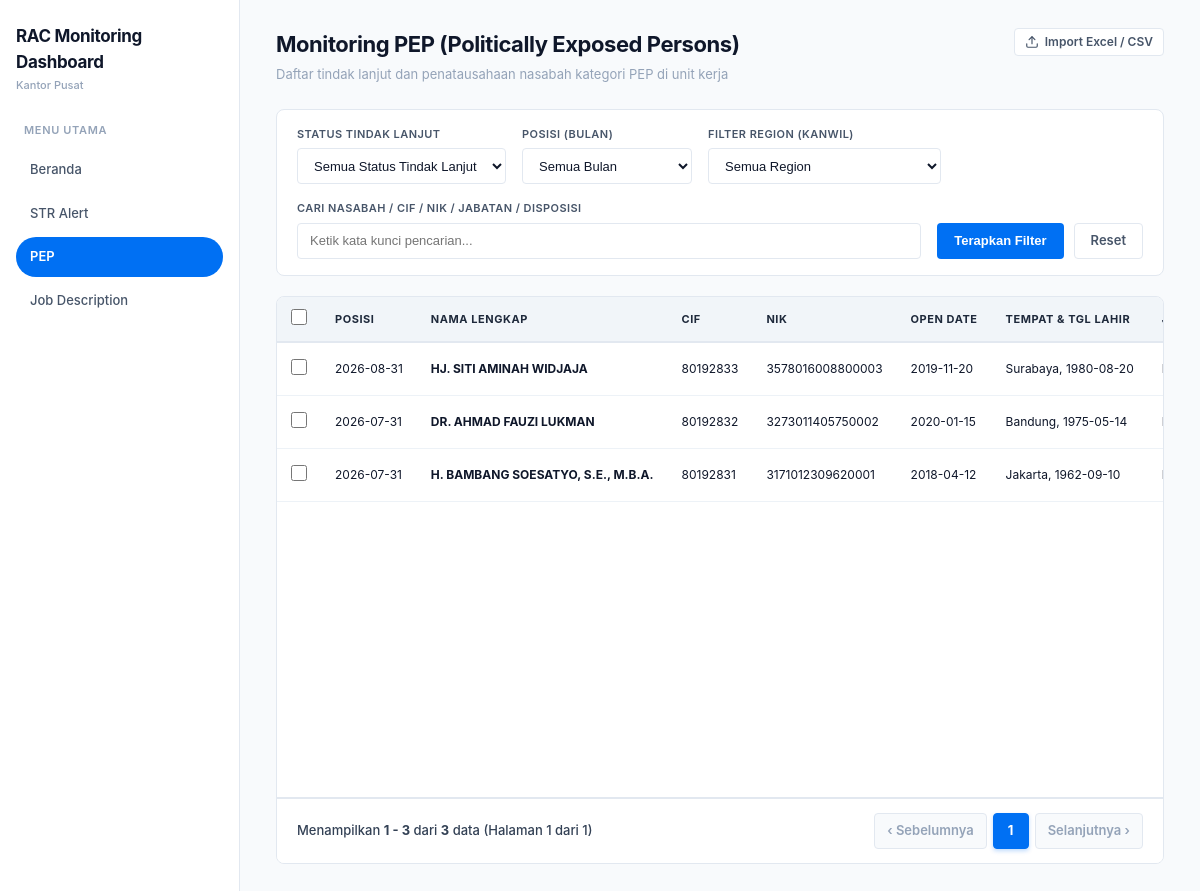
Screenshot of /pep.php with the database file from the repository.
### tables this page shows
CREATE TABLE IF NOT EXISTS `pep_alerts` (
    `id` INT AUTO_INCREMENT PRIMARY KEY,
    `posisi` VARCHAR(100) NOT NULL,
    `nama_lengkap` VARCHAR(150) NOT NULL,
    `cif` VARCHAR(50) NOT NULL,
    `open_date` VARCHAR(50) DEFAULT NULL,
    `nik` VARCHAR(50) DEFAULT NULL,
    `tempat_lahir` VARCHAR(100) DEFAULT NULL,
    `tanggal_lahir` VARCHAR(50) DEFAULT NULL,
    `jabatan_bri` VARCHAR(150) DEFAULT NULL,
    `instansi_bri` VARCHAR(150) DEFAULT NULL,
    `kode_uker` VARCHAR(50) DEFAULT NULL,
    `unit_kerja` VARCHAR(150) DEFAULT NULL,
    `branch` VARCHAR(150) DEFAULT NULL,
    `region` VARCHAR(150) DEFAULT NULL,
    `flag_pep_bri_initial` VARCHAR(100) DEFAULT NULL,
    `flag_pep_bri_updated` VARCHAR(100) DEFAULT NULL,
    `jabatan_ppatk` VARCHAR(150) DEFAULT NULL,
    `instansi_ppatk` VARCHAR(150) DEFAULT NULL,
    `analisa` TEXT DEFAULT NULL,
    `status` VARCHAR(100) DEFAULT NULL,
    `disposisi_rac` VARCHAR(150) DEFAULT NULL,
    `tgl_tindak_lanjut` DATE DEFAULT NULL,
    `status_tl` VARCHAR(50) NOT NULL DEFAULT 'Not Done',
    `created_at` TIMESTAMP DEFAULT CURRENT_TIMESTAMP,
    `updated_at` TIMESTAMP DEFAULT CURRENT_TIMESTAMP ON UPDATE CURRENT_TIMESTAMP,
    INDEX `idx_pep_cif` (`cif`),
    INDEX `idx_pep_nik` (`nik`),
    INDEX `idx_pep_posisi` (`posisi`),
    INDEX `idx_pep_status_tl` (`status_tl`),
    INDEX `idx_pep_region` (`region`)
);

### pep.php (the view, shortened to what this page needs)
<?php
$pdo = getDbConnection();
$search = trim((string)($_GET['q'] ?? ''));
$params = [];
$countSql = "SELECT COUNT(*) FROM pep_alerts";
$countStmt = $pdo->prepare($countSql);
$countStmt->execute($params);
$totalRecords = (int)$countStmt->fetchColumn();
$perPage = 50;
$totalPages = max(1, (int)ceil($totalRecords / $perPage));
$page = max(1, min($totalPages, (int)($_GET['page'] ?? 1)));
$offset = ($page - 1) * $perPage;
$sql = "SELECT * FROM pep_alerts";
$sql .= " ORDER BY id DESC LIMIT :limit OFFSET :offset";
$stmt = $pdo->prepare($sql);
$stmt->bindValue(':limit', $perPage, PDO::PARAM_INT);
$stmt->bindValue(':offset', $offset, PDO::PARAM_INT);
$stmt->execute();
$alerts = $stmt->fetchAll();
if (!function_exists('buildPageUrl')) {
    function buildPageUrl(int $p): string {
        $query = $_GET;
        $query['page'] = $p;
        return 'pep.php?' . http_build_query($query);
    }
}
require_once __DIR__ . '/includes/header.php';
require_once __DIR__ . '/includes/sidebar.php';
?>
<main class="main-content">
    <div class="page-header" style="display:flex;justify-content:space-between;align-items:flex-start;">
        <div>
            <h2 class="page-title">Monitoring PEP (Politically Exposed Persons)</h2>
            <div class="page-subtitle">Daftar tindak lanjut dan penatausahaan nasabah kategori PEP di unit kerja</div>
        </div>
        <div style="display:flex;gap:8px;">
            <a href="import-pep.php" class="btn btn-secondary btn-sm" style="display:inline-flex;align-items:center;gap:6px;">
                <svg width="14" height="14" viewBox="0 0 24 24" fill="none" stroke="currentColor" stroke-width="2" stroke-linecap="round" stroke-linejoin="round">
                    <path d="M21 15v4a2 2 0 0 1-2 2H5a2 2 0 0 1-2-2v-4"></path>
                    <polyline points="17 8 12 3 7 8"></polyline>
                    <line x1="12" y1="3" x2="12" y2="15"></line>
                </svg>
                Import Excel / CSV
            </a>
        </div>
    </div>
    <form method="GET" action="pep.php" class="filter-card">
        <div class="filter-item">
            <label class="filter-label" for="filter-status">Status Tindak Lanjut</label>
            <select name="status_tl" id="filter-status" class="form-control">
                <option value="">Semua Status Tindak Lanjut</option>
            </select>
        </div>
        <div class="filter-item">
            <label class="filter-label" for="filter-month">Posisi (Bulan)</label>
            <select name="month" id="filter-month" class="form-control">
                <option value="">Semua Bulan</option>
            </select>
        </div>
        <div class="filter-item" style="min-width: 220px;">
            <label class="filter-label" for="filter-region">Filter Region (Kanwil)</label>
            <select name="region" id="filter-region" class="form-control">
                <option value="">Semua Region</option>
            </select>
        </div>
        <div class="filter-item" style="flex: 1; min-width: 220px;">
            <label class="filter-label" for="search-box">Cari Nasabah / CIF / NIK / Jabatan / Disposisi</label>
            <input type="text" name="q" id="search-box" class="form-control" placeholder="Ketik kata kunci pencarian..." value="<?= htmlspecialchars($search) ?>">
        </div>
        <div class="filter-actions">
            <button type="submit" class="btn btn-primary">Terapkan Filter</button>
            <a href="pep.php" class="btn btn-secondary">Reset</a>
        </div>
    </form>
    <div class="table-wrapper">
        <div class="table-scroll">
            <table class="data-table">
                <thead>
                    <tr>
                        <th style="width: 38px; text-align: center;">
                            <input type="checkbox" id="checkAllAlerts" title="Pilih Semua di Halaman Ini" style="cursor: pointer; width: 16px; height: 16px;">
                        </th>
                        <th>Posisi</th>
                        <th>Nama Lengkap</th>
                        <th>CIF</th>
                        <th>NIK</th>
                        <th>Open Date</th>
                        <th>Tempat & Tgl Lahir</th>
                        <th>Jabatan BRI</th>
                    </tr>
                </thead>
                <tbody>
                    <?php if (empty($alerts)): ?>
                        <tr>
                            <td colspan="21" style="text-align: center; padding: 32px; color: var(--text-muted);">
                                Tidak ada data PEP yang sesuai dengan kriteria filter.
                            </td>
                        </tr>
                    <?php else: ?>
                        <?php foreach ($alerts as $row):
                            $ttl = trim((string)($row['tempat_lahir'] ?? ''));
                            if (!empty($row['tanggal_lahir'])) {
                                $ttl .= ($ttl !== '' ? ', ' : '') . $row['tanggal_lahir'];
                            }
                        ?>
                            <tr>
                                <td style="text-align: center;">
                                    <input type="checkbox" class="alert-check-item" value="<?= $row['id'] ?>" style="cursor: pointer; width: 16px; height: 16px;">
                                </td>
                                <td><?= htmlspecialchars((string)$row['posisi']) ?></td>
                                <td><strong><?= htmlspecialchars((string)$row['nama_lengkap']) ?></strong></td>
                                <td><?= htmlspecialchars((string)$row['cif']) ?></td>
                                <td><?= htmlspecialchars((string)($row['nik'] ?? '-')) ?></td>
                                <td><?= htmlspecialchars((string)($row['open_date'] ?? '-')) ?></td>
                                <td><?= htmlspecialchars($ttl ?: '-') ?></td>
                                <td><?= htmlspecialchars((string)($row['jabatan_bri'] ?? '-')) ?></td>
                            </tr>
                        <?php endforeach; ?>
                    <?php endif; ?>
                </tbody>
            </table>
        </div>
        <div class="table-pagination">
            <div class="pagination-info">
                Menampilkan <strong><?= $totalRecords > 0 ? $offset + 1 : 0 ?> - <?= min($offset + count($alerts), $totalRecords) ?></strong> dari <strong><?= $totalRecords ?></strong> data
                (Halaman <?= $page ?> dari <?= $totalPages ?>)
            </div>
            <ul class="pagination-controls">
                <li>
                    <a href="<?= $page > 1 ? buildPageUrl($page - 1) : '#' ?>" class="page-btn <?= $page <= 1 ? 'disabled' : '' ?>">
                        &lsaquo; Sebelumnya
                    </a>
                </li>
                <?php
                $visibleRange = 5;
                $startPage = max(1, $page - 2);
                $endPage = min($totalPages, $startPage + $visibleRange - 1);
                if ($endPage - $startPage + 1 < $visibleRange) {
                    $startPage = max(1, $endPage - $visibleRange + 1);
                }
                for ($i = $startPage; $i <= $endPage; $i++) {
                    $activeClass = $i === $page ? 'active' : '';
                    echo '<li><a href="' . buildPageUrl($i) . '" class="page-btn ' . $activeClass . '">' . $i . '</a></li>';
                }
                ?>
                <li>
                    <a href="<?= $page < $totalPages ? buildPageUrl($page + 1) : '#' ?>" class="page-btn <?= $page >= $totalPages ? 'disabled' : '' ?>">
                        Selanjutnya &rsaquo;
                    </a>
                </li>
            </ul>
        </div>
    </div>
</main>
<?php require_once __DIR__ . '/includes/footer.php'; ?>

### includes/header.php (shortened to what this page needs)
<!DOCTYPE html>
<html lang="id">
<head>
    <link rel="stylesheet" href="assets/css/style.css">
</head>
<body>
<div class="app-layout">

### includes/sidebar.php (shortened to what this page needs)
<?php
$currentScript = basename($_SERVER['SCRIPT_NAME'] ?? '');
?>
<aside class="sidebar">
    <div class="brand-header">
        <h1>RAC Monitoring Dashboard</h1>
        <div class="brand-subtitle">Kantor Pusat</div>
    </div>
    <nav>
        <div class="nav-group-title">Menu Utama</div>
        <ul class="nav-menu">
            <li>
                <a href="beranda.php" class="nav-link <?= $currentScript === 'beranda.php' ? 'active' : '' ?>">
                    Beranda
                </a>
            </li>
            <li>
                <a href="todo-harian.php" class="nav-link <?= in_array($currentScript, ['todo-harian.php', 'index.php', ''], true) ? 'active' : '' ?>">
                    STR Alert
                </a>
            </li>
            <li>
                <a href="pep.php" class="nav-link <?= $currentScript === 'pep.php' ? 'active' : '' ?>">
                    PEP
                </a>
            </li>
            <li>
                <a href="job-description.php" class="nav-link <?= $currentScript === 'job-description.php' ? 'active' : '' ?>">
                    Job Description
                </a>
            </li>
        </ul>
    </nav>
</aside>

### includes/footer.php (shortened to what this page needs)
</div>
</body>
</html>

### rows the page displays
pep_alerts: posisi "2026-08-31", nama_lengkap "HJ. SITI AMINAH WIDJAJA", cif "80192833", nik "3578016008800003", open_date "2019-11-20", tempat_lahir+tanggal_lahir "Surabaya, 1980-08-20"
pep_alerts: posisi "2026-07-31", nama_lengkap "DR. AHMAD FAUZI LUKMAN", cif "80192832", nik "3273011405750002", open_date "2020-01-15", tempat_lahir+tanggal_lahir "Bandung, 1975-05-14"
pep_alerts: posisi "2026-07-31", nama_lengkap "H. BAMBANG SOESATYO, S.E., M.B.A.", cif "80192831", nik "3171012309620001", open_date "2018-04-12", tempat_lahir+tanggal_lahir "Jakarta, 1962-09-10"

### other values shown
$offset + 1 "1"
min($offset + count($alerts), $totalRecords) "3"
$totalRecords "3"
$page "1"
$totalPages "1"
